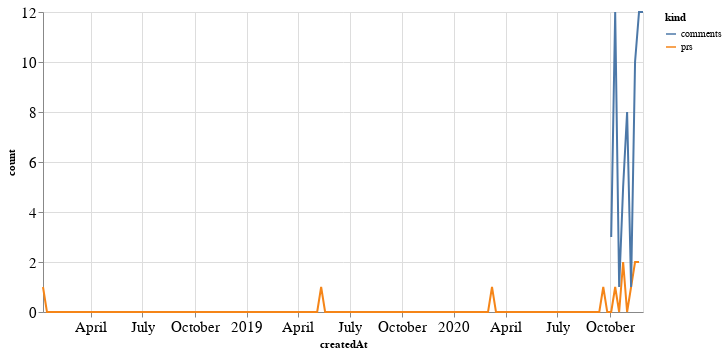

Notebook source saved alongside this figure:
### Code cell
alt.Chart(total_time, width=600).mark_line().encode(
    x='createdAt',
    y='count',
    color='kind'
)

### Figure 1 — Vega-Lite specification as saved in the notebook (floating-point values rounded to 4 significant figures; data arrays with more than 128 entries replaced by an {"elided": "..."} marker saying what was removed)
{"config": {"axisLeft": {"labelFontSize": 15}, "axisBottom": {"labelFontSize": 15}}, "data": {"name": "data-86dba3a730e24152895ef7042d49d396"}, "mark": "line", "encoding": {"color": {"type": "nominal", "field": "kind"}, "x": {"type": "temporal", "field": "createdAt"}, "y": {"type": "quantitative", "field": "count"}}, "width": 600, "$schema": "https://vega.github.io/schema/vega-lite/v4.8.1.json", "datasets": {"data-86dba3a730e24152895ef7042d49d396": {"elided": "304 records"}}}
